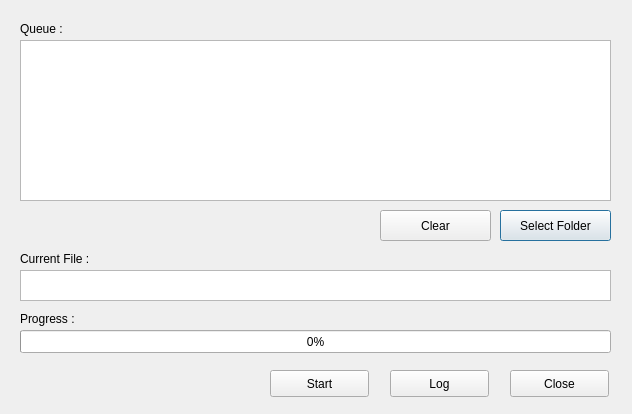
<?xml version="1.0" encoding="UTF-8"?>
<ui version="4.0">
 <class>Dialog</class>
 <widget class="QDialog" name="Dialog">
  <property name="geometry">
   <rect>
    <x>0</x>
    <y>0</y>
    <width>632</width>
    <height>414</height>
   </rect>
  </property>
  <property name="windowTitle">
   <string>Batch Processing</string>
  </property>
  <widget class="QListWidget" name="listWidget">
   <property name="geometry">
    <rect>
     <x>20</x>
     <y>40</y>
     <width>591</width>
     <height>161</height>
    </rect>
   </property>
  </widget>
  <widget class="QPushButton" name="selectFolderButton">
   <property name="geometry">
    <rect>
     <x>500</x>
     <y>210</y>
     <width>111</width>
     <height>31</height>
    </rect>
   </property>
   <property name="text">
    <string>Select Folder</string>
   </property>
  </widget>
  <widget class="QPushButton" name="batchLog">
   <property name="geometry">
    <rect>
     <x>390</x>
     <y>370</y>
     <width>99</width>
     <height>27</height>
    </rect>
   </property>
   <property name="text">
    <string>Log</string>
   </property>
  </widget>
  <widget class="QPushButton" name="batchCloseButton">
   <property name="geometry">
    <rect>
     <x>510</x>
     <y>370</y>
     <width>99</width>
     <height>27</height>
    </rect>
   </property>
   <property name="text">
    <string>Close</string>
   </property>
  </widget>
  <widget class="QPushButton" name="startBatch">
   <property name="geometry">
    <rect>
     <x>270</x>
     <y>370</y>
     <width>99</width>
     <height>27</height>
    </rect>
   </property>
   <property name="text">
    <string>Start</string>
   </property>
  </widget>
  <widget class="QProgressBar" name="progressBar">
   <property name="geometry">
    <rect>
     <x>20</x>
     <y>330</y>
     <width>591</width>
     <height>23</height>
    </rect>
   </property>
   <property name="value">
    <number>0</number>
   </property>
   <property name="textVisible">
    <bool>true</bool>
   </property>
   <property name="invertedAppearance">
    <bool>false</bool>
   </property>
   <property name="textDirection">
    <enum>QProgressBar::TopToBottom</enum>
   </property>
  </widget>
  <widget class="QLabel" name="label">
   <property name="geometry">
    <rect>
     <x>20</x>
     <y>310</y>
     <width>81</width>
     <height>17</height>
    </rect>
   </property>
   <property name="text">
    <string>Progress : </string>
   </property>
  </widget>
  <widget class="QLabel" name="label_2">
   <property name="geometry">
    <rect>
     <x>20</x>
     <y>20</y>
     <width>81</width>
     <height>17</height>
    </rect>
   </property>
   <property name="text">
    <string>Queue : </string>
   </property>
  </widget>
  <widget class="QTextBrowser" name="currentFile">
   <property name="geometry">
    <rect>
     <x>20</x>
     <y>270</y>
     <width>591</width>
     <height>31</height>
    </rect>
   </property>
  </widget>
  <widget class="QLabel" name="label_3">
   <property name="geometry">
    <rect>
     <x>20</x>
     <y>250</y>
     <width>91</width>
     <height>17</height>
    </rect>
   </property>
   <property name="text">
    <string>Current File : </string>
   </property>
  </widget>
  <widget class="QPushButton" name="clearListButton">
   <property name="geometry">
    <rect>
     <x>380</x>
     <y>210</y>
     <width>111</width>
     <height>31</height>
    </rect>
   </property>
   <property name="text">
    <string>Clear</string>
   </property>
  </widget>
 </widget>
 <resources/>
 <connections/>
</ui>
